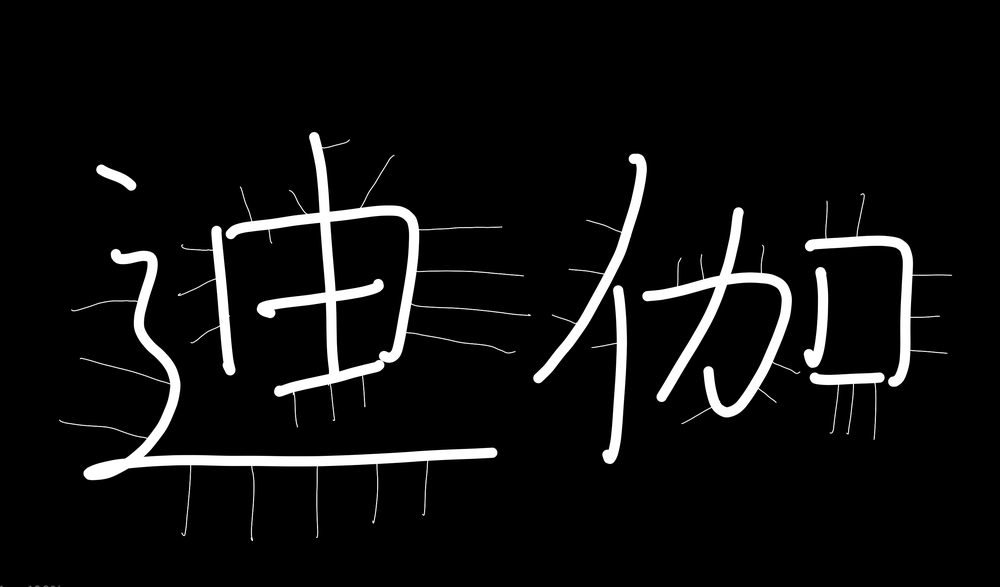
#> input picture data/images/dijia.png, 1000 x 587 px, shrunk from 2877 x 1688 before the run
$ jupyter execute '梯度计算.ipynb'
#> lines starting #> are read from the running program, lines starting #| are printed output that depends on the picture
### utils.py
import cv2


def cv_show(name, img):
    cv2.imshow(name, img)
    cv2.waitKey(0)
    cv2.destroyAllWindows()


# [2 lines that do not run on import are left out]

### 梯度计算.ipynb
[cell 1]
# 梯度：膨胀减腐蚀

import cv2
import numpy as np
from utils import cv_show

img = cv2.imread("./data/images/dijia.png")
#> img is the input picture: shape (587, 1000, 3); mean B, G, R 14.7, 14.7, 14.7

kernel = np.ones((3, 3), np.uint8)

[cell 2]
# 腐蚀
erosion = cv2.erode(img, kernel, iterations=2)
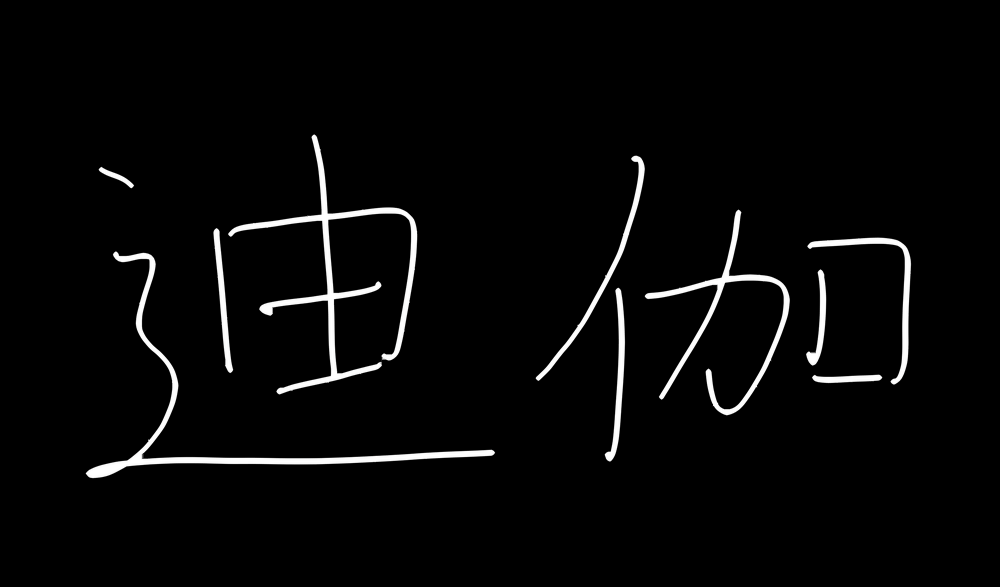
#> erosion: shape (587, 1000, 3); mean B, G, R 7.4, 7.4, 7.4
# 膨胀
dilate = cv2.dilate(img, kernel, iterations=2)
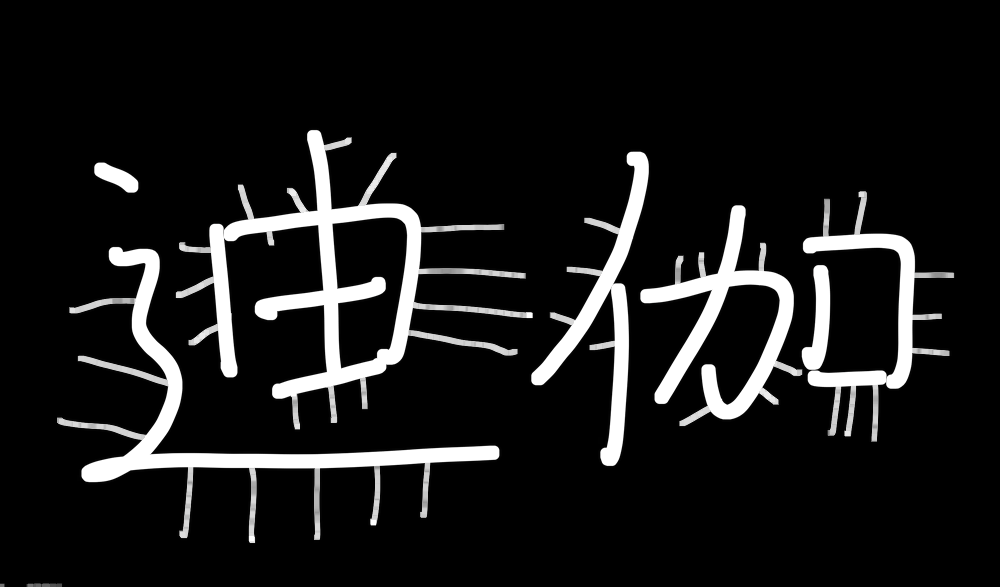
#> dilate: shape (587, 1000, 3); mean B, G, R 24.5, 24.5, 24.5

res = np.hstack((erosion, dilate))
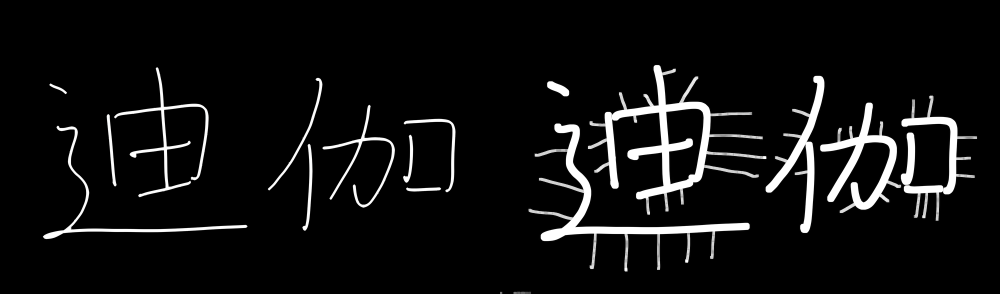
#> res: shape (587, 2000, 3) (shown at 1/2 size); mean B, G, R 16, 16, 16
cv_show("res", res)

[cell 3]
# 梯度 = 膨胀 - 腐蚀
gradient = cv2.morphologyEx(img, cv2.MORPH_GRADIENT, kernel, iterations=2)
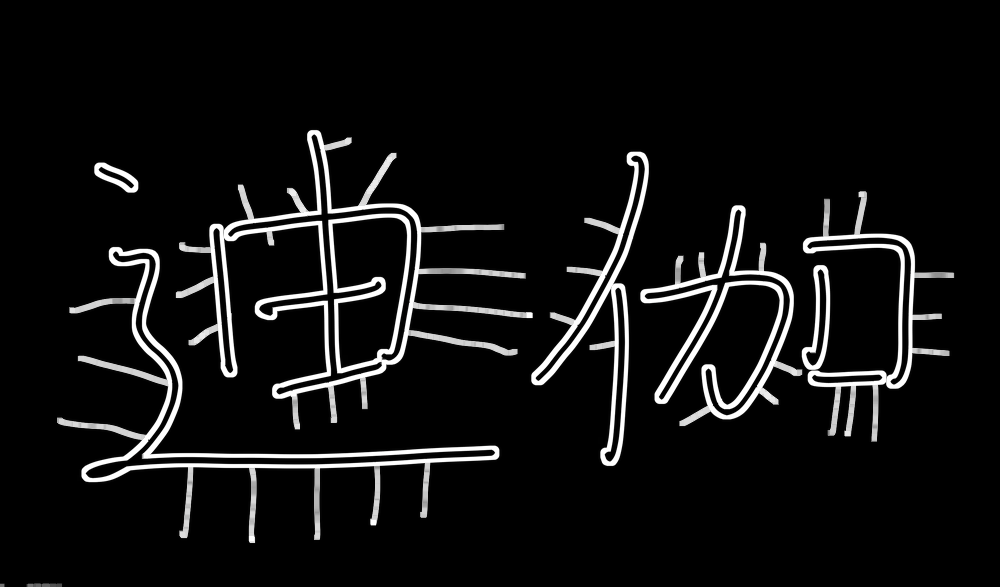
#> gradient: shape (587, 1000, 3); mean B, G, R 17.1, 17.1, 17.1
cv_show("gradient", gradient)
